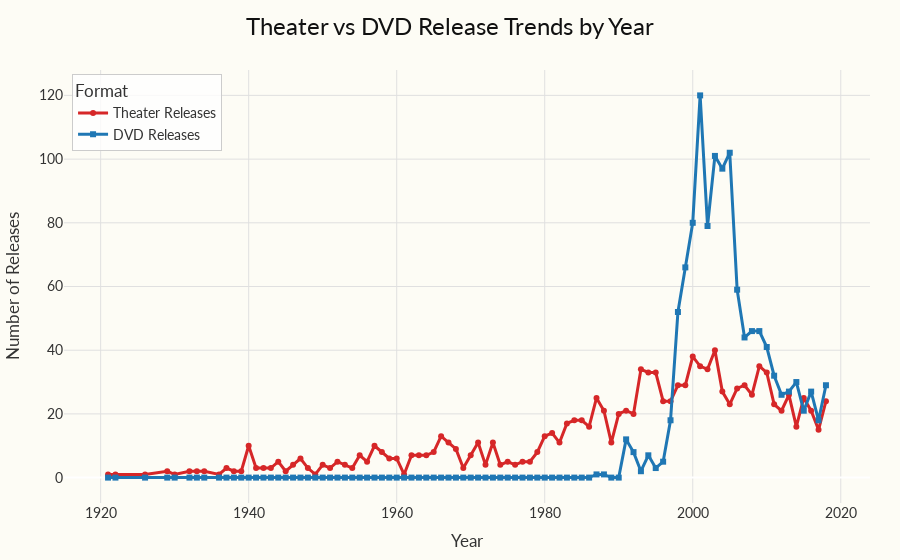

The cell this chart's notebook holds for it:
### Markdown cell above
### Comparison between Movie Release Trends at the Theater and on DVD

### Code cell
# Count number of theater releases per year
theater_summary = (
    date_filtered_df
    .groupby('release_year')
    .size()
    .reset_index(name='theater_count')
)

# Count number of DVD releases per year
dvd_summary = (
    dvd_filtered_df
    .groupby('dvd_year')
    .size()
    .reset_index(name='dvd_count')
)

# Merge both on year (outer join to preserve all)
combined_summary = pd.merge(
    theater_summary, dvd_summary,
    left_on='release_year', right_on='dvd_year',
    how='outer'
).rename(columns={'release_year': 'year'}).drop(columns=['dvd_year'])

# Fill missing counts with 0
combined_summary['theater_count'] = combined_summary['theater_count'].fillna(0).astype(int)
combined_summary['dvd_count'] = combined_summary['dvd_count'].fillna(0).astype(int)

# Sort by year
combined_summary = combined_summary.sort_values('year')

fig = go.Figure()

# Theater trend
fig.add_trace(go.Scatter(
    x=combined_summary['year'],
    y=combined_summary['theater_count'],
    mode='lines+markers',
    name='Theater Releases',
    line=dict(color='#d62728', width=3), 
    marker=dict(symbol='circle', size=6)
))

# DVD trend
fig.add_trace(go.Scatter(
    x=combined_summary['year'],
    y=combined_summary['dvd_count'],
    mode='lines+markers',
    name='DVD Releases',
    line=dict(color='#1f77b4', width=3), 
    marker=dict(symbol='square', size=6)
))

# Movie-night themed layout
fig.update_layout(
    title=dict(
        text="Theater vs DVD Release Trends by Year",
        x=0.5,
        font=dict(size=24, family='Lato', color='#111')
    ),
    xaxis=dict(
        title='Year',
        gridcolor='#e0e0e0'
    ),
    yaxis=dict(
        title='Number of Releases',
        gridcolor='#e0e0e0'
    ),
    plot_bgcolor='#fdfcf5', 
    paper_bgcolor='#fdfcf5',
    font=dict(family='Lato', size=14, color='#333'),
    legend=dict(
        title='Format',
        x=0.01,
        y=0.99,
        bgcolor='rgba(255,255,255,0.8)',
        bordercolor='#ccc',
        borderwidth=1
    ),
    hovermode='x unified',
    margin=dict(t=70, l=60, r=30, b=50)
)

fig.show()

### Figure 1 — Plotly figure (JSON) as saved in the notebook; plotly's stock layout.template omitted (floating-point values rounded to 4 significant figures)
{"data": [{"line": {"color": "#d62728", "width": 3}, "marker": {"size": 6, "symbol": "circle"}, "mode": "lines+markers", "name": "Theater Releases", "type": "scatter", "x": [1921, 1922, 1926, 1929, 1930, 1932, 1933, 1934, 1936, 1937, 1938, 1939, 1940, 1941, 1942, 1943, 1944, 1945, 1946, 1947, 1948, 1949, 1950, 1951, 1952, 1953, 1954, 1955, 1956, 1957, 1958, 1959, 1960, 1961, 1962, 1963, 1964, 1965, 1966, 1967, 1968, 1969, 1970, 1971, 1972, 1973, 1974, 1975, 1976, 1977, 1978, 1979, 1980, 1981, 1982, 1983, 1984, 1985, 1986, 1987, 1988, 1989, 1990, 1991, 1992, 1993, 1994, 1995, 1996, 1997, 1998, 1999, 2000, 2001, 2002, 2003, 2004, 2005, 2006, 2007, 2008, 2009, 2010, 2011, 2012, 2013, 2014, 2015, 2016, 2017, 2018, null], "y": [1, 1, 1, 2, 1, 2, 2, 2, 1, 3, 2, 2, 10, 3, 3, 3, 5, 2, 4, 6, 3, 1, 4, 3, 5, 4, 3, 7, 5, 10, 8, 6, 6, 1, 7, 7, 7, 8, 13, 11, 9, 3, 7, 11, 4, 11, 4, 5, 4, 5, 5, 8, 13, 14, 11, 17, 18, 18, 16, 25, 21, 11, 20, 21, 20, 34, 33, 33, 24, 24, 29, 29, 38, 35, 34, 40, 27, 23, 28, 29, 26, 35, 33, 23, 21, 26, 16, 25, 21, 15, 24, 0]}, {"line": {"color": "#1f77b4", "width": 3}, "marker": {"size": 6, "symbol": "square"}, "mode": "lines+markers", "name": "DVD Releases", "type": "scatter", "x": [1921, 1922, 1926, 1929, 1930, 1932, 1933, 1934, 1936, 1937, 1938, 1939, 1940, 1941, 1942, 1943, 1944, 1945, 1946, 1947, 1948, 1949, 1950, 1951, 1952, 1953, 1954, 1955, 1956, 1957, 1958, 1959, 1960, 1961, 1962, 1963, 1964, 1965, 1966, 1967, 1968, 1969, 1970, 1971, 1972, 1973, 1974, 1975, 1976, 1977, 1978, 1979, 1980, 1981, 1982, 1983, 1984, 1985, 1986, 1987, 1988, 1989, 1990, 1991, 1992, 1993, 1994, 1995, 1996, 1997, 1998, 1999, 2000, 2001, 2002, 2003, 2004, 2005, 2006, 2007, 2008, 2009, 2010, 2011, 2012, 2013, 2014, 2015, 2016, 2017, 2018, null], "y": [0, 0, 0, 0, 0, 0, 0, 0, 0, 0, 0, 0, 0, 0, 0, 0, 0, 0, 0, 0, 0, 0, 0, 0, 0, 0, 0, 0, 0, 0, 0, 0, 0, 0, 0, 0, 0, 0, 0, 0, 0, 0, 0, 0, 0, 0, 0, 0, 0, 0, 0, 0, 0, 0, 0, 0, 0, 0, 0, 1, 1, 0, 0, 12, 8, 2, 7, 3, 5, 18, 52, 66, 80, 120, 79, 101, 97, 102, 59, 44, 46, 46, 41, 32, 26, 27, 30, 21, 27, 18, 29, 1]}], "layout": {"font": {"color": "#333", "family": "Lato", "size": 14}, "hovermode": "x unified", "legend": {"bgcolor": "rgba(255,255,255,0.8)", "bordercolor": "#ccc", "borderwidth": 1, "title": {"text": "Format"}, "x": 0.01, "y": 0.99}, "margin": {"b": 50, "l": 60, "r": 30, "t": 70}, "paper_bgcolor": "#fdfcf5", "plot_bgcolor": "#fdfcf5", "title": {"font": {"color": "#111", "family": "Lato", "size": 24}, "text": "Theater vs DVD Release Trends by Year", "x": 0.5}, "xaxis": {"gridcolor": "#e0e0e0", "title": {"text": "Year"}}, "yaxis": {"gridcolor": "#e0e0e0", "title": {"text": "Number of Releases"}}}}
